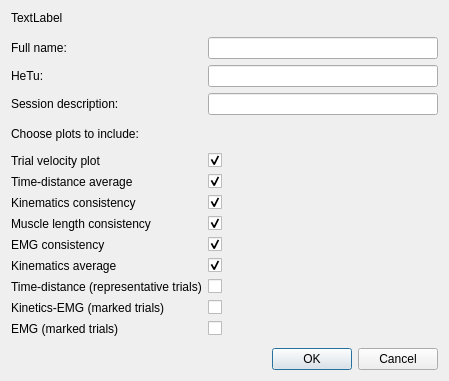
<?xml version="1.0" encoding="UTF-8"?>
<ui version="4.0">
 <class>Dialog</class>
 <widget class="QDialog" name="Dialog">
  <property name="geometry">
   <rect>
    <x>0</x>
    <y>0</y>
    <width>449</width>
    <height>377</height>
   </rect>
  </property>
  <property name="windowTitle">
   <string>Dialog</string>
  </property>
  <layout class="QVBoxLayout" name="verticalLayout">
   <item>
    <layout class="QFormLayout" name="formLayout">
     <item row="2" column="0">
      <widget class="QLabel" name="label">
       <property name="text">
        <string>Full name:</string>
       </property>
      </widget>
     </item>
     <item row="2" column="1">
      <widget class="QLineEdit" name="lnFullName"/>
     </item>
     <item row="3" column="0">
      <widget class="QLabel" name="label_2">
       <property name="text">
        <string>HeTu:</string>
       </property>
      </widget>
     </item>
     <item row="3" column="1">
      <widget class="QLineEdit" name="lnHetu"/>
     </item>
     <item row="6" column="0">
      <widget class="QLabel" name="label_3">
       <property name="text">
        <string>Choose plots to include:</string>
       </property>
      </widget>
     </item>
     <item row="1" column="0">
      <spacer name="verticalSpacer">
       <property name="orientation">
        <enum>Qt::Vertical</enum>
       </property>
       <property name="sizeHint" stdset="0">
        <size>
         <width>20</width>
         <height>40</height>
        </size>
       </property>
      </spacer>
     </item>
     <item row="5" column="0">
      <spacer name="verticalSpacer_2">
       <property name="orientation">
        <enum>Qt::Vertical</enum>
       </property>
       <property name="sizeHint" stdset="0">
        <size>
         <width>20</width>
         <height>40</height>
        </size>
       </property>
      </spacer>
     </item>
     <item row="8" column="1">
      <widget class="QCheckBox" name="cbTrialVelocity">
       <property name="sizePolicy">
        <sizepolicy hsizetype="Minimum" vsizetype="Fixed">
         <horstretch>0</horstretch>
         <verstretch>0</verstretch>
        </sizepolicy>
       </property>
       <property name="layoutDirection">
        <enum>Qt::LeftToRight</enum>
       </property>
       <property name="text">
        <string/>
       </property>
       <property name="checked">
        <bool>true</bool>
       </property>
      </widget>
     </item>
     <item row="10" column="1">
      <widget class="QCheckBox" name="cbKinCons">
       <property name="sizePolicy">
        <sizepolicy hsizetype="Minimum" vsizetype="Fixed">
         <horstretch>0</horstretch>
         <verstretch>0</verstretch>
        </sizepolicy>
       </property>
       <property name="layoutDirection">
        <enum>Qt::LeftToRight</enum>
       </property>
       <property name="text">
        <string/>
       </property>
       <property name="checked">
        <bool>true</bool>
       </property>
      </widget>
     </item>
     <item row="11" column="1">
      <widget class="QCheckBox" name="cbMuscleLenCons">
       <property name="sizePolicy">
        <sizepolicy hsizetype="Minimum" vsizetype="Fixed">
         <horstretch>0</horstretch>
         <verstretch>0</verstretch>
        </sizepolicy>
       </property>
       <property name="layoutDirection">
        <enum>Qt::LeftToRight</enum>
       </property>
       <property name="text">
        <string/>
       </property>
       <property name="checked">
        <bool>true</bool>
       </property>
      </widget>
     </item>
     <item row="12" column="1">
      <widget class="QCheckBox" name="cbEMGCons">
       <property name="sizePolicy">
        <sizepolicy hsizetype="Minimum" vsizetype="Fixed">
         <horstretch>0</horstretch>
         <verstretch>0</verstretch>
        </sizepolicy>
       </property>
       <property name="layoutDirection">
        <enum>Qt::LeftToRight</enum>
       </property>
       <property name="text">
        <string/>
       </property>
       <property name="checked">
        <bool>true</bool>
       </property>
      </widget>
     </item>
     <item row="13" column="1">
      <widget class="QCheckBox" name="cbKinAverage">
       <property name="sizePolicy">
        <sizepolicy hsizetype="Minimum" vsizetype="Fixed">
         <horstretch>0</horstretch>
         <verstretch>0</verstretch>
        </sizepolicy>
       </property>
       <property name="layoutDirection">
        <enum>Qt::LeftToRight</enum>
       </property>
       <property name="text">
        <string/>
       </property>
       <property name="checked">
        <bool>true</bool>
       </property>
      </widget>
     </item>
     <item row="15" column="1">
      <widget class="QCheckBox" name="cbKinEMGMarked">
       <property name="sizePolicy">
        <sizepolicy hsizetype="Minimum" vsizetype="Fixed">
         <horstretch>0</horstretch>
         <verstretch>0</verstretch>
        </sizepolicy>
       </property>
       <property name="layoutDirection">
        <enum>Qt::LeftToRight</enum>
       </property>
       <property name="text">
        <string/>
       </property>
       <property name="checked">
        <bool>false</bool>
       </property>
      </widget>
     </item>
     <item row="16" column="1">
      <widget class="QCheckBox" name="cbEMGMarked">
       <property name="sizePolicy">
        <sizepolicy hsizetype="Minimum" vsizetype="Fixed">
         <horstretch>0</horstretch>
         <verstretch>0</verstretch>
        </sizepolicy>
       </property>
       <property name="layoutDirection">
        <enum>Qt::LeftToRight</enum>
       </property>
       <property name="text">
        <string/>
       </property>
       <property name="checked">
        <bool>false</bool>
       </property>
      </widget>
     </item>
     <item row="8" column="0">
      <widget class="QLabel" name="label_4">
       <property name="text">
        <string>Trial velocity plot</string>
       </property>
      </widget>
     </item>
     <item row="10" column="0">
      <widget class="QLabel" name="label_5">
       <property name="text">
        <string>Kinematics consistency</string>
       </property>
      </widget>
     </item>
     <item row="11" column="0">
      <widget class="QLabel" name="label_6">
       <property name="text">
        <string>Muscle length consistency</string>
       </property>
      </widget>
     </item>
     <item row="12" column="0">
      <widget class="QLabel" name="label_7">
       <property name="text">
        <string>EMG consistency</string>
       </property>
      </widget>
     </item>
     <item row="13" column="0">
      <widget class="QLabel" name="label_8">
       <property name="text">
        <string>Kinematics average</string>
       </property>
      </widget>
     </item>
     <item row="15" column="0">
      <widget class="QLabel" name="label_9">
       <property name="text">
        <string>Kinetics-EMG (marked trials)</string>
       </property>
      </widget>
     </item>
     <item row="16" column="0">
      <widget class="QLabel" name="label_10">
       <property name="text">
        <string>EMG (marked trials)</string>
       </property>
      </widget>
     </item>
     <item row="7" column="0">
      <spacer name="verticalSpacer_3">
       <property name="orientation">
        <enum>Qt::Vertical</enum>
       </property>
       <property name="sizeHint" stdset="0">
        <size>
         <width>20</width>
         <height>40</height>
        </size>
       </property>
      </spacer>
     </item>
     <item row="17" column="0">
      <spacer name="verticalSpacer_4">
       <property name="orientation">
        <enum>Qt::Vertical</enum>
       </property>
       <property name="sizeHint" stdset="0">
        <size>
         <width>20</width>
         <height>40</height>
        </size>
       </property>
      </spacer>
     </item>
     <item row="0" column="0" colspan="2">
      <widget class="QLabel" name="prompt">
       <property name="text">
        <string>TextLabel</string>
       </property>
       <property name="alignment">
        <set>Qt::AlignLeading|Qt::AlignLeft|Qt::AlignVCenter</set>
       </property>
      </widget>
     </item>
     <item row="9" column="1">
      <widget class="QCheckBox" name="cbTimeDistAverage">
       <property name="text">
        <string/>
       </property>
       <property name="checked">
        <bool>true</bool>
       </property>
      </widget>
     </item>
     <item row="9" column="0">
      <widget class="QLabel" name="label_11">
       <property name="text">
        <string>Time-distance average</string>
       </property>
      </widget>
     </item>
     <item row="14" column="0">
      <widget class="QLabel" name="label_12">
       <property name="text">
        <string>Time-distance (representative trials)</string>
       </property>
      </widget>
     </item>
     <item row="14" column="1">
      <widget class="QCheckBox" name="cbTimeDistRepresentative">
       <property name="sizePolicy">
        <sizepolicy hsizetype="Minimum" vsizetype="Fixed">
         <horstretch>0</horstretch>
         <verstretch>0</verstretch>
        </sizepolicy>
       </property>
       <property name="layoutDirection">
        <enum>Qt::LeftToRight</enum>
       </property>
       <property name="text">
        <string/>
       </property>
       <property name="checked">
        <bool>false</bool>
       </property>
      </widget>
     </item>
     <item row="4" column="0">
      <widget class="QLabel" name="label_13">
       <property name="text">
        <string>Session description:</string>
       </property>
      </widget>
     </item>
     <item row="4" column="1">
      <widget class="QLineEdit" name="lnDescription"/>
     </item>
    </layout>
   </item>
   <item>
    <widget class="QDialogButtonBox" name="buttonBox">
     <property name="orientation">
      <enum>Qt::Horizontal</enum>
     </property>
     <property name="standardButtons">
      <set>QDialogButtonBox::Cancel|QDialogButtonBox::Ok</set>
     </property>
    </widget>
   </item>
  </layout>
 </widget>
 <resources/>
 <connections>
  <connection>
   <sender>buttonBox</sender>
   <signal>accepted()</signal>
   <receiver>Dialog</receiver>
   <slot>accept()</slot>
   <hints>
    <hint type="sourcelabel">
     <x>248</x>
     <y>254</y>
    </hint>
    <hint type="destinationlabel">
     <x>157</x>
     <y>274</y>
    </hint>
   </hints>
  </connection>
  <connection>
   <sender>buttonBox</sender>
   <signal>rejected()</signal>
   <receiver>Dialog</receiver>
   <slot>reject()</slot>
   <hints>
    <hint type="sourcelabel">
     <x>316</x>
     <y>260</y>
    </hint>
    <hint type="destinationlabel">
     <x>286</x>
     <y>274</y>
    </hint>
   </hints>
  </connection>
 </connections>
</ui>
